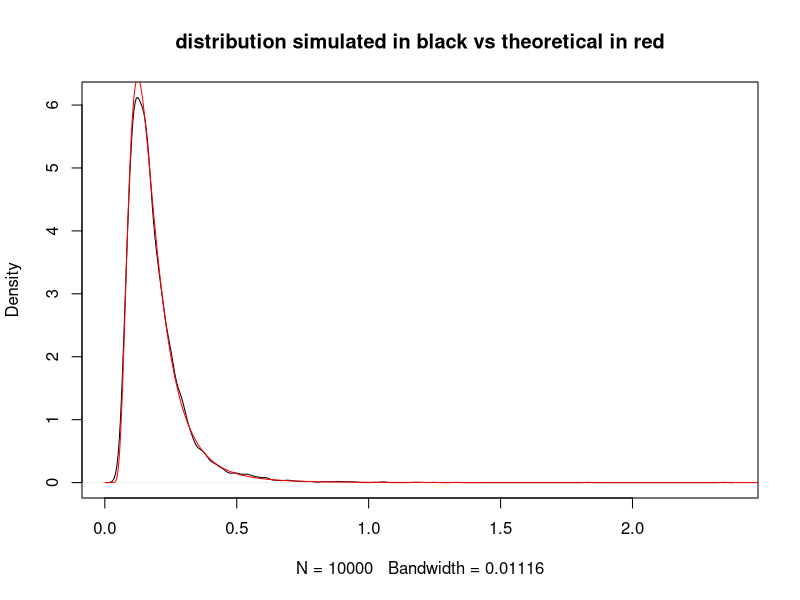
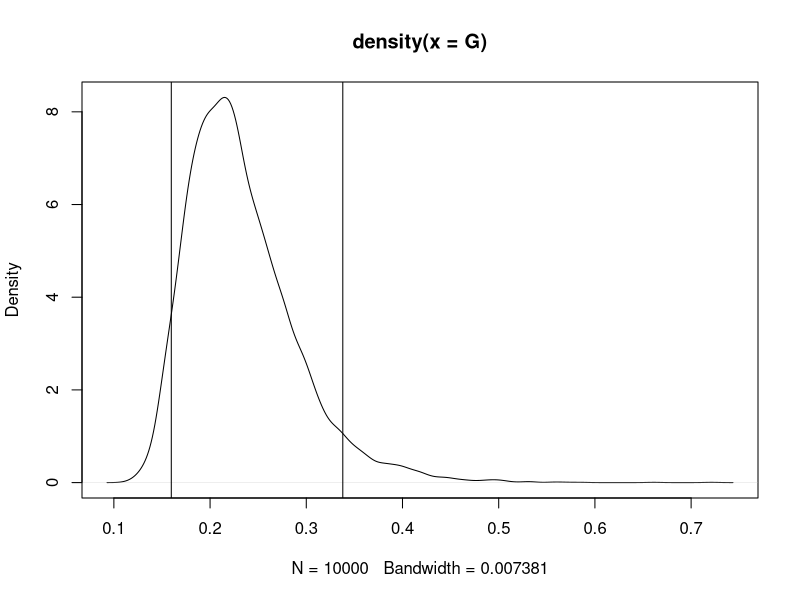
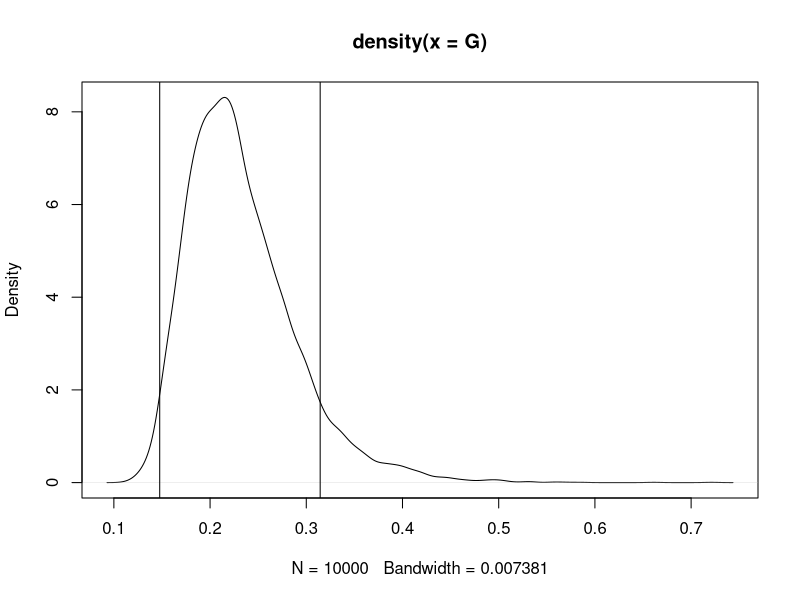

The R source for these figures, in order:
#Assignment 2
#Assume that you have asked 10 randomly selected persons about their monthly income 
#(in thousands Swedish Krona) and obtained the following ten observations: 44,
#25, 45, 52, 30, 63, 19, 50, 34 and 67. A common model for non-negative continuous
#variables is the log-normal distribution. The log-normal distribution log N (mu, sigma^2)
# has density function
# p(y|mu,sigma^2)=log-normal distribution density function (see assignment)
#for y > 0, mu > 0 and sigma^2 > 0. The log-normal distribution is related to the
#normal distribution as follows: if y ~log N (mu, sigma^2) then log y ~ N (mu, sigma^2). 
#Let y1..yn|mu, sigma^2 iid~ log N (mu, sigma^2), where mu = 3.7 is assumed to be known but sigma^2
# is unknown with non-informative prior p(sigma^2) proportional to 1/sigma^2. The posterior for sigma^2
#is the inv - chi2(n, tao^2) distribution, where
# tao^2= sum(log(yi-mu)^2/n

#(a) Simulate 10,000 draws from the posterior of sigma^2(assuming mu = 3.7) 
#and compare with the theoretical Inv - chi2(n, tao^2) posterior distribution.


calcMSE <- function(n, mean, data){
  return((1/(n-1)*sum((data-mean)^2)))
}

x <- c(44,25,45,52,30,63,19,50,34,67)
n=length(x)

#function for tao^2 calculation
calcTao<-function(data,mu,n){
  return(sum((log(data)-mu)^2)/n)
}

taosq<-calcTao(x,3.7,n)
drawX=rchisq(10000,n)
sigmasq=(n)*taosq/drawX

calcGamma <- function(x, df, taosq){
first = ((taosq*df/2)^(df/2))/gamma(df/2)
second = (exp((-df*taosq)/(2*x)))/(x^(1+df/2))
return(first*second)
}


plot(density(sigmasq),main="distribution simulated in black vs theoretical in red")
xvals=seq(0.001, 3, 0.001)
set.seed(12345)
lines(xvals, calcGamma(xvals,10,taosq), col="red")

#as seen in the plot the simulated follows the theoretical in red with good precision

# (b) The most common measure of income inequality is the Gini coefficient, G,
# where 0 <= G <= 1. G = 0 means a completely equal income distribution,
# whereas G = 1 means complete income inequality. See Wikipedia for more
# information. It can be shown that G = 2phi(sigma/sqrt(2))-1 when incomes follow a
# log N (my, sigma2) distribution. phi(z) is the cumulative distribution function (CDF)
#   for the standard normal distribution with mean zero and unit variance. Use
# the posterior draws in a) to compute the posterior distribution of the Gini
# coefficient G for the current data set

G <- 2* pnorm(sqrt(sigmasq/2),0,1)-1
plot(density(G))

# as seen in the plot the gini coefficient most probably lies somewhere around 0.2 or a little higher.

# (c) Use the posterior draws from b) to compute a 90% equal tail credible interval
# for G. A 90% equal tail interval (a, b) cuts off 5% percent of the posterior
# probability mass to the left of a, and 5% to the right of b. Also, do a kernel
# density estimate of the posterior of G using the density function in R with
# default settings, and use that kernel density estimate to compute a 90% Highest
# Posterior Density interval for G. Compare the two interval

sortedG = sort(G)
sortedG =sortedG[(0.05*length(G)+1):(0.95*length(G))]
credibleIntervalG = c(min(sortedG),max(sortedG))
abline(v = credibleIntervalG[1])
abline(v = credibleIntervalG[2])

densityG <- density(G)
plot(densityG)
df.densityG <- data.frame(x=densityG$x, y=densityG$y)
df.densityG <- df.densityG[order(-df.densityG$y),]
index = dim(df.densityG)[1]
df.densityG <- data.frame(x= df.densityG$x, y=df.densityG$y, t=cumsum(df.densityG$y)/sum(df.densityG$y))
rows = which(df.densityG$t<0.90)
df.densityG <- df.densityG[rows,]
credibleDensityIntervalG = c(min(df.densityG$x),max(df.densityG$x))
print(credibleDensityIntervalG)
abline(v = credibleDensityIntervalG[1])
abline(v = credibleDensityIntervalG[2])
# cumDensity = cumDensity[cumDensity>0.05]
# cumDensity = cumDensity[cumDensity<0.95]
# cumDensity
